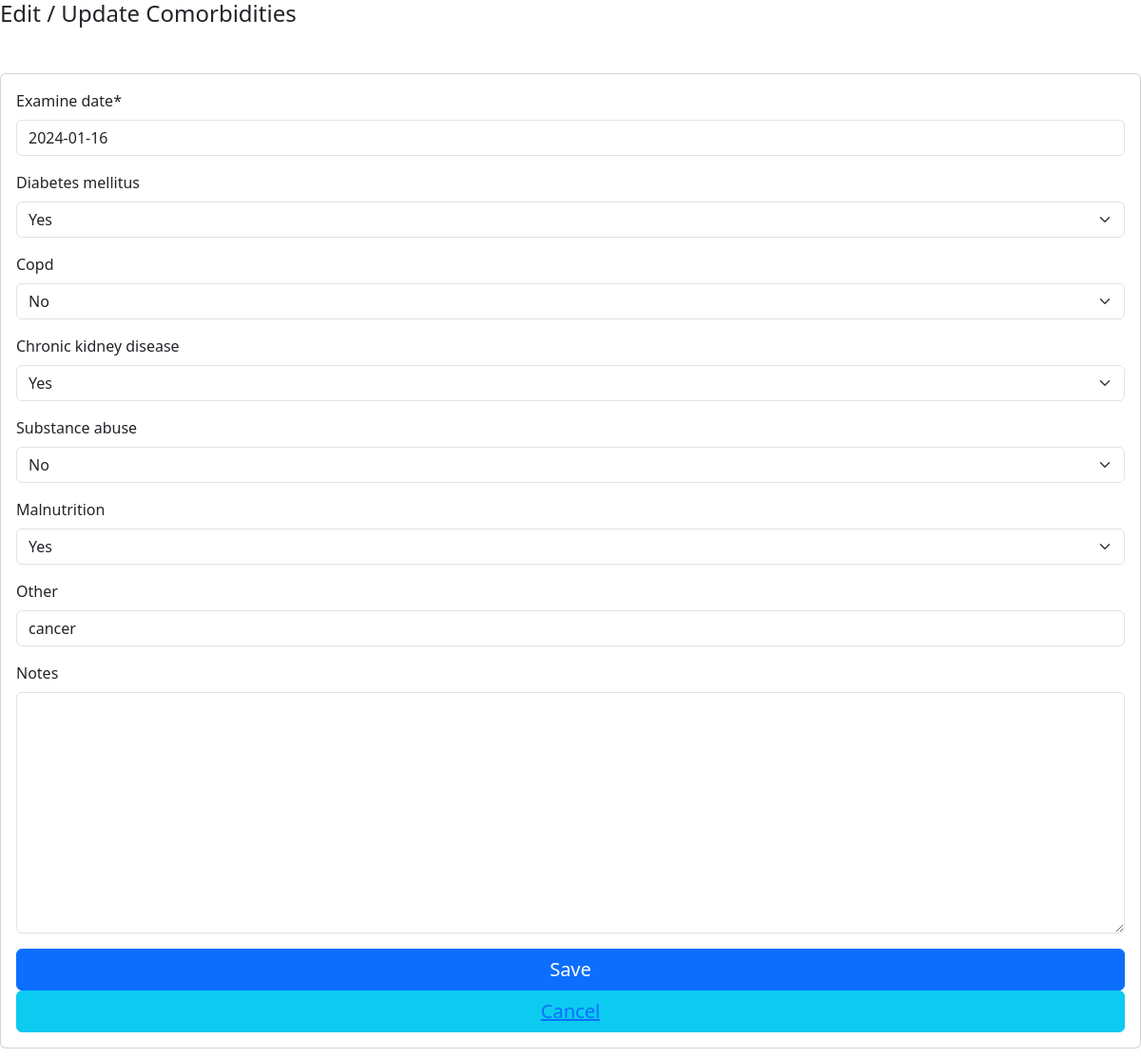
Screenshot of /client/edit/comorbiditiess/1/ with the database file from the repository.
### tb_app/models.py (models this page shows, shortened)
class Comorbidites(TSIS2BaseModel):
    client = models.ForeignKey("client", blank=False, null=False, on_delete=models.PROTECT)
    examine_date = models.DateField(blank=False, null=False)
    diabetes_mellitus	 = models.CharField(blank=True, null=True,max_length=255,choices=YES_NO)
    copd = models.CharField(blank=True, null=True,max_length=255,choices=YES_NO)
    chronic_kidney_disease	 = models.CharField(blank=True, null=True,max_length=255,choices=YES_NO)
    substance_abuse	 = models.CharField(blank=True, null=True,max_length=255,choices=YES_NO)
    malnutrition = models.CharField(blank=True, null=True,max_length=255,choices=YES_NO)
    other = models.CharField(blank=True, null=True,max_length=255)
    notes = models.TextField(blank=True, null=True)
    class Meta(object):
        default_permissions = ('add', 'change', 'delete', 'view', 'list')

### tb_app/views.py (the view)
# urls.py: path('edit/comorbiditiess/<int:comorbidities_id>/', edit_comorbidities, name='edit_comorbidities'),
def edit_comorbidities(request, comorbidities_id):
    comorbidities = get_object_or_404(Comorbidites, pk=comorbidities_id)
    client = comorbidities.client
    if request.method == 'POST':
        form = ComorbiditesForm(request.POST, instance=comorbidities)
        if form.is_valid():
            comorbidities = form.save(commit=False)
            comorbidities.modified_by_id =  request.session['User_id']
            comorbidities.modified_on =  datetime.now()
            comorbidities.save()
            return render(request, 'close_window.html')
    else:
        form = ComorbiditesForm(instance=comorbidities)
    return render(request, 'edit_comorbidities.html', {'form': form, 'comorbidities': comorbidities})

### tb_app/forms.py
class ComorbiditesForm(forms.ModelForm):
    class Meta:
        model = Comorbidites
        exclude = ['created_at', 'modified_on', 'created_by', 'modified_by', 'is_active', 'deleted_at', 'deleted_by', 'client', 'facility']
        widgets = {
            "examine_date": DatePickerInput(),
         }

### tb_app/base_model.py (called while the page is built)
    def get_queryset(self):
        if self.include_deleted:
            return TSIS2BaseQuerySet(self.model)
        return TSIS2BaseQuerySet(self.model).filter(deleted_at=None)

### tb_app/templates/edit_comorbidities.html (shortened to what this page needs)
  {% load widget_tweaks %}
  {% load bootstrap5 %}
  {% bootstrap_css %}
  {% load crispy_forms_tags %}
  {% block content %}
<h4>Edit / Update Comorbidities</h4>
<form method="POST" class="card p-3 mt-5 form-floating form-horizontal form-group">
  {{ form|crispy}}
  <button type="submit" class="btn btn-primary" style="font-size: 20px;">Save</button>
  <button class="btn btn-info" style="font-size: 20px;"><a href="{% url 'close_window'  %}">Cancel</a></button>
 </form>
{% endblock %}

### rows the page displays
Comorbidites: examine_date "2024-01-16", diabetes_mellitus "Yes", copd "No", chronic_kidney_disease "Yes", substance_abuse "No", malnutrition "Yes", other "cancer"
